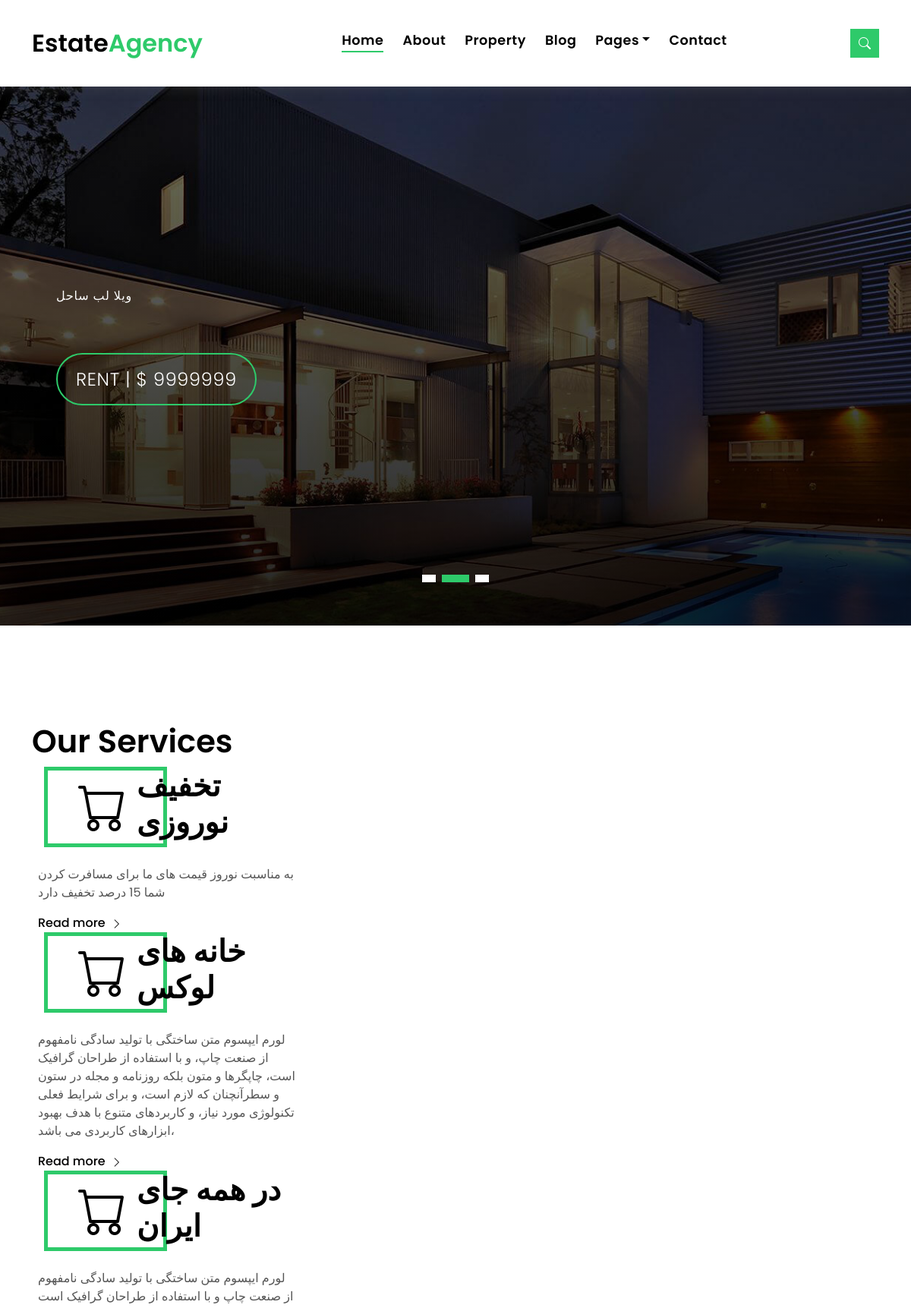
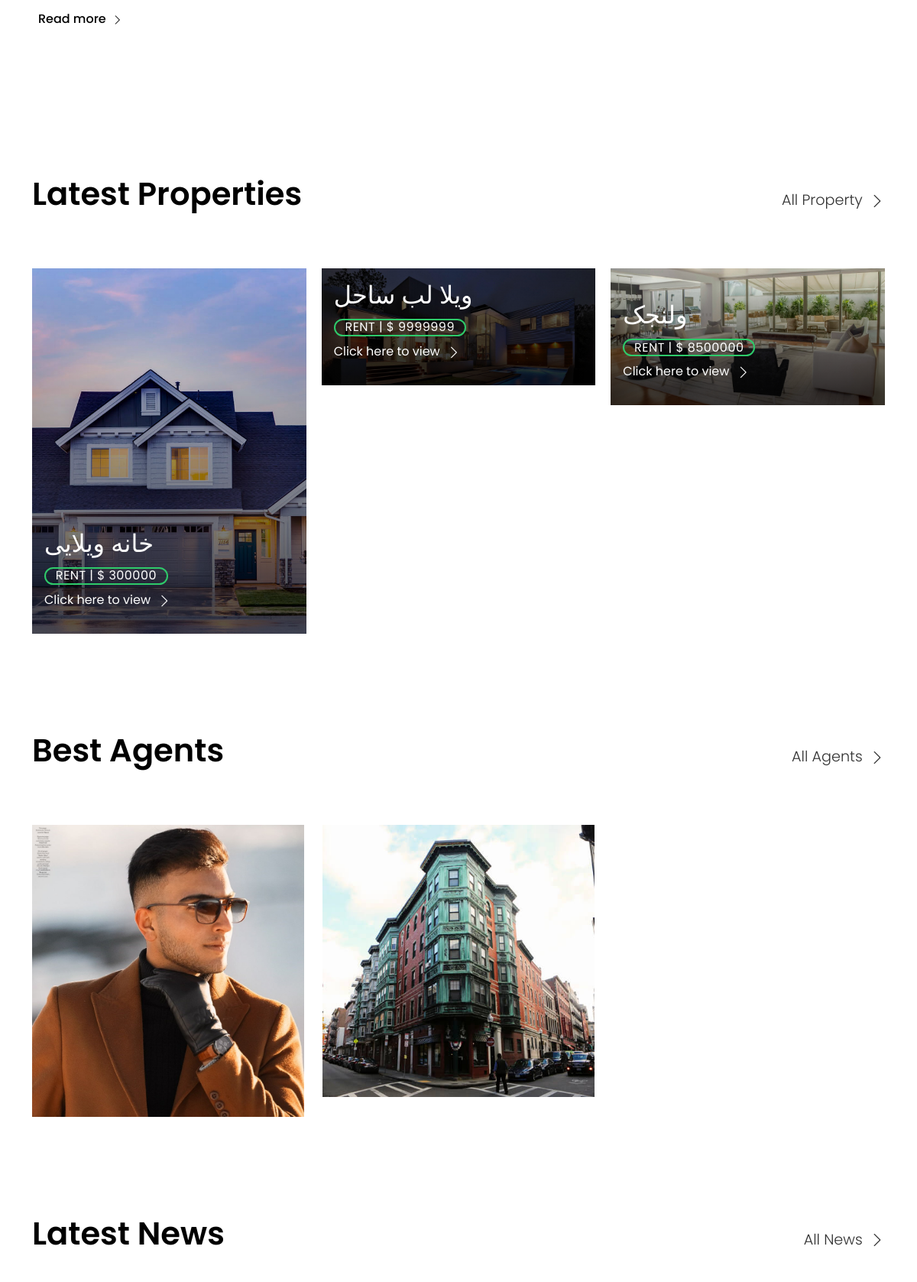
The page / (upper part) on the database its author committed (2 pictures, top to bottom).
### property/models.py (models this page shows, shortened)
class Propertie(models.Model):
    image = models.ImageField(upload_to='property' , default = 'property_default.jpg')
    title = models.CharField(max_length=100)
    category = models.ManyToManyField(Category)
    rent = models.IntegerField(default=0)
    area = models.IntegerField(default=0)
    beds = models.IntegerField(default=0)
    baths = models.IntegerField(default=0)
    garages = models.IntegerField(default=0)
    view = models.IntegerField(default=0)
    status = models.BooleanField(default=True)

### root/models.py (models this page shows, shortened)
class Service(models.Model):
    title = models.CharField(max_length=100)
    content = models.TextField()
    created_at = models.DateTimeField(auto_now_add=True)
    updated_at = models.DateTimeField(auto_now=True)
    status = models.BooleanField()

### agent/models.py (models this page shows, shortened)
class Agent(models.Model):
    user = models.ForeignKey(User , on_delete=models.CASCADE)
    image = models.ImageField(upload_to='agent' , default='defoulte_agent.jpg')
    score = models.IntegerField(default=0)
    description = models.TextField()
    phone = models.IntegerField(default=0000000000)
    email = models.CharField(max_length=100)
    facebook = models.CharField(max_length=100)
    x = models.CharField(max_length=100)
    instagram = models.CharField(max_length=100)
    linkedin = models.CharField(max_length=100)

### root/views.py (the view)
# urls.py: 2. Add a URL to urlpatterns:  path('', views.home, name='home')
def home(request):
    context = {
        'property' : Propertie.objects.filter(status=True)[:3],
        'home' : Service.objects.filter(status=True),
        'testimonials' : Testimonial.objects.all(),
        'agent' : Agent.objects.all(),
        'blog' : Blog.objects.filter(status=True)
    }
    return render(request , 'root/index.html' , context=context)

### templates/root/index.html (shortened to what this page needs)
{% extends "base.html" %}
{% load static %}
{% block 'content' %}
  <div class="intro intro-carousel swiper position-relative">
    <div class="swiper-wrapper">
      {% for person in property %}
      <div class="swiper-slide carousel-item-a intro-item bg-image" style="background-image: url({{person.image.url}})">
        <div class="overlay overlay-a"></div>
        <div class="intro-content display-table">
          <div class="table-cell">
            <div class="container">
              <div class="row">
                <div class="col-lg-8">
                  <div class="intro-body">
                    <p class="intro-title-top">{{person.title}}
                      <br>
                    </p>
                    <p class="intro-subtitle intro-price">
                      <a href="#"><span class="price-a">rent | $ {{person.rent}}</span></a>
                    </p>
                  </div>
                </div>
              </div>
            </div>
          </div>
        </div>
      </div>
      {% endfor %}
    </div>
    <div class="swiper-pagination"></div>
  </div>
  <main id="main">
    <section class="section-services section-t8">
      <div class="container">
        <div class="row">
          <div class="col-md-12">
            <div class="title-wrap d-flex justify-content-between">
              <div class="title-box">
                <h2 class="title-a">Our Services</h2>
                {% for service in home %}
                <div class="row">
                  <div class="col-md-4">
                    <div class="card-box-c foo">
                      <div class="card-header-c d-flex">
                        <div class="card-box-ico">
                          <span class="bi bi-cart"></span>
                        </div>
                        <div class="card-title-c align-self-center">
                          <h2 class="title-c">{{service.title}}</h2>
                        </div>
                      </div>
                      <div class="card-body-c">
                        <p class="content-c">
                          {{service.content}}
                        </p>
                      </div>
                      <div class="card-footer-c">
                        <a href="#" class="link-c link-icon">Read more
                          <span class="bi bi-chevron-right"></span>
                        </a>
                      </div>
                    </div>
                  </div>
                </div>
                {% endfor %}
              </div>
            </div>
          </div>
        </div>
      </div>
    </section>
    <section class="section-property section-t8">
      <div class="container">
        <div class="row">
          <div class="col-md-12">
            <div class="title-wrap d-flex justify-content-between">
              <div class="title-box">
                <h2 class="title-a">Latest Properties</h2>
              </div>
              <div class="title-link">
                <a href="{% url 'property:property-grid' %}">All Property
                  <span class="bi bi-chevron-right"></span>
                </a>
              </div>
            </div>
          </div>
        </div>
        <div id="property-carousel" class="swiper">
          <div class="swiper-wrapper">
             {% for obj in property %}
            <div class="carousel-item-b swiper-slide">
              <div class="card-box-a card-shadow">
                <div class="img-box-a">
                  <img src={{obj.image.url}} alt="" class="img-a img-fluid">
                </div>
                <div class="card-overlay">
                  <div class="card-overlay-a-content">
                    <div class="card-header-a">
                      <h2 class="card-title-a">
                        <a href="property-single.html">{{obj.title}} </a>
                      </h2>
                    </div>
                    <div class="card-body-a">
                      <div class="price-box d-flex">
                        <span class="price-a">rent | $ {{obj.rent}}</span>
                      </div>
                      <a href={% url 'property:property-single' id=obj.id %}  class="link-a">Click here to view
                        <span class="bi bi-chevron-right"></span>
                      </a>
                    </div>
                  </div>
                </div>
              </div>
            </div>
            {% endfor %}
          </div>
        </div>
      </div>
    </section>
    <section class="section-agents section-t8">
      <div class="container">
        <div class="row">
          <div class="col-md-12">
            <div class="title-wrap d-flex justify-content-between">
              <div class="title-box">
                <h2 class="title-a">Best Agents</h2>
              </div>
              <div class="title-link">
                <a href="agents-grid.html">All Agents
                  <span class="bi bi-chevron-right"></span>
                </a>
              </div>
            </div>
          </div>
        </div>
        <div class="row">
          {% for person in agent  %}
          <div class="col-md-4">
            <div class="card-box-d">
              <div class="card-img-d">
                <img src={{person.image.url}} alt="" class="img-d img-fluid">
              </div>
              <div class="card-overlay card-overlay-hover">
                <div class="card-header-d">
                  <div class="card-title-d align-self-center">
                  </div>
                </div>
                <div class="card-body-d">
                </div>
              </div>
            </div>
          </div>
          {% endfor %}
        </div>
      </div>
    </section>
    <section class="section-news section-t8">
      <div class="container">
        <div class="row">
          <div class="col-md-12">
            <div class="title-wrap d-flex justify-content-between">
              <div class="title-box">
                <h2 class="title-a">Latest News</h2>
              </div>
              <div class="title-link">
                <a href="blog-grid.html">All News
                  <span class="bi bi-chevron-right"></span>
                </a>
              </div>
            </div>
          </div>
        </div>
      </div>
    </section>
  </main>
  {% endblock 'content' %}

### templates/base.html (shortened to what this page needs)
{% load static %}
<!DOCTYPE html>
<html lang="en">
<head>
  <link href="{% static 'assets/vendor/animate.css/animate.min.css' %}" rel="stylesheet">
  <link href="{% static 'assets/vendor/bootstrap/css/bootstrap.min.css' %}" rel="stylesheet">
  <link href="{% static 'assets/vendor/bootstrap-icons/bootstrap-icons.css' %}" rel="stylesheet">
  <link href="{% static 'assets/vendor/swiper/swiper-bundle.min.css' %}" rel="stylesheet">
  <link href="{% static 'assets/css/style.css' %}" rel="stylesheet">
</head>
<body>
  <nav class="navbar navbar-default navbar-trans navbar-expand-lg fixed-top">
    <div class="container">
      <a class="navbar-brand text-brand" href="index.html">Estate<span class="color-b">Agency</span></a>
      <div class="navbar-collapse collapse justify-content-center" id="navbarDefault">
        <ul class="navbar-nav">
          <li class="nav-item">
            <a class="nav-link active" href="{% url 'root:home' %}">Home</a>
          </li>
          <li class="nav-item">
            <a class="nav-link " href="{% url 'root:about' %}">About</a>
          </li>
          <li class="nav-item">
            <a class="nav-link " href="{% url 'property:property-grid' %}">Property</a>
          </li>
          <li class="nav-item">
            <a class="nav-link " href="{% url 'blog:blog-grid' %}">Blog</a>
          </li>
          <li class="nav-item dropdown">
            <a class="nav-link dropdown-toggle" href="#" id="navbarDropdown" role="button" data-bs-toggle="dropdown" aria-haspopup="true" aria-expanded="false">Pages</a>
          </li>
          <li class="nav-item">
            <a class="nav-link " href="{% url 'root:contact' %}">Contact</a>
          </li>
        </ul>
      </div>
      <button type="button" class="btn btn-b-n navbar-toggle-box navbar-toggle-box-collapse" data-bs-toggle="collapse" data-bs-target="#navbarTogglerDemo01">
        <i class="bi bi-search"></i>
      </button>
    </div>
  </nav>
  {% block 'content' %}
  {% endblock 'content' %}
</body>
</html>

### rows shown on the page
Propertie: image (picture), title "ویلا لب ساحل", rent "9999999"
Service: title "تخفیف نوروزی", content "به مناسبت نوروز قیمت های ما برای مسافرت کردن شما 15 درصد تخفیف دارد"
Service: title "خانه های لوکس", content "لورم ایپسوم متن ساختگی با تولید سادگی نامفهوم از صنعت چاپ، و با استفاده از طراحان گرافیک است، چاپگرها و متون بلکه روزنامه و مجله در ستون و سطرآنچنان که لازم است، و برای شرایط فعلی تکنولوژی مورد نیاز، و کاربردهای متنوع با هدف بهبود ابزارهای کاربردی می باشد،"
Service: title "در همه جای ایران", content "لورم ایپسوم متن ساختگی با تولید سادگی نامفهوم از صنعت چاپ و با استفاده از طراحان گرافیک است"
Propertie: image (picture), title "خانه ویلایی", rent "300000"
Propertie: image (picture), title "ولنجک", rent "8500000"
Agent: image (picture)
Agent: image (picture)
